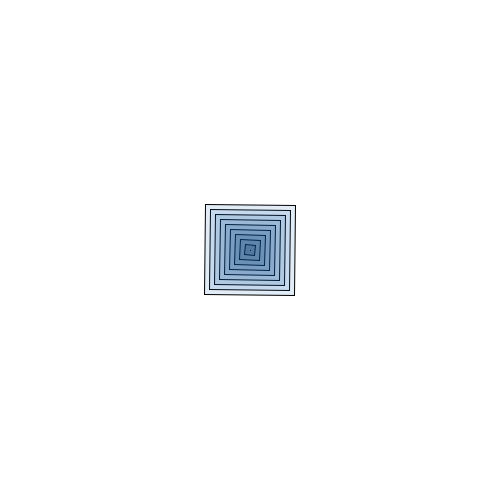
Frame 1 (no input)
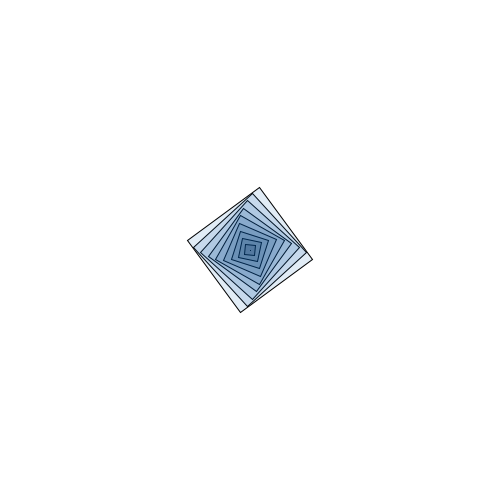
Frame 60 (the mouse pressed at the canvas centre just before this capture)
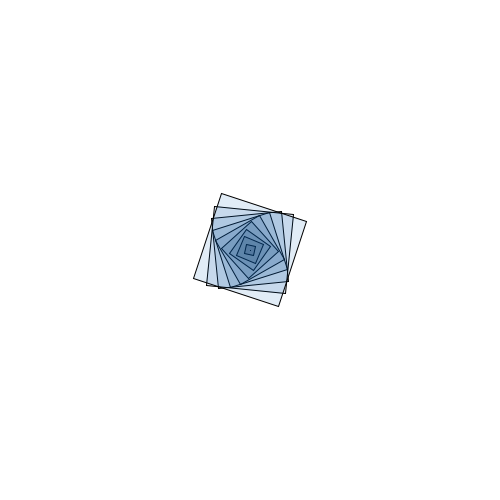
Frame 120 (the mouse held since frame 60 and released just before this capture)

The Processing sketch that drew these frames (run headless with seeded random() and noise(); from frame 60 on, the mouse is pressed at the canvas centre):

// Processing sketch: rotacion_y_for_loop
// ── rotacion_y_for_loop.pde
float rot;
void setup() {
  size(500, 500);
  rectMode(CENTER);
  rot = 0;
}

void draw() {
  background(255);
  rot+=0.1;

  for (int i=0; i<10; i++){
    pushMatrix();
    translate(width/2, height/2);
    rotate(radians(rot*i));
    fill(0,10*i,20*i, 30);
    rect(0, 0, 10*i, 10*i);
    popMatrix();
  }
}
